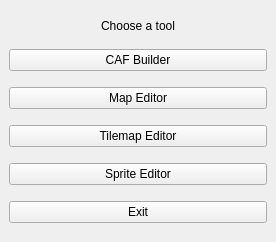
<?xml version="1.0" encoding="UTF-8"?>
<ui version="4.0">
 <class>ToolChooser</class>
 <widget class="QMainWindow" name="ToolChooser">
  <property name="geometry">
   <rect>
    <x>0</x>
    <y>0</y>
    <width>276</width>
    <height>242</height>
   </rect>
  </property>
  <property name="sizePolicy">
   <sizepolicy hsizetype="Fixed" vsizetype="Fixed">
    <horstretch>0</horstretch>
    <verstretch>0</verstretch>
   </sizepolicy>
  </property>
  <property name="windowTitle">
   <string>Comfy Tool</string>
  </property>
  <widget class="QWidget" name="centralwidget">
   <layout class="QVBoxLayout" name="vLayout_tools">
    <item>
     <widget class="QLabel" name="lbl_tool">
      <property name="sizePolicy">
       <sizepolicy hsizetype="Expanding" vsizetype="Fixed">
        <horstretch>1</horstretch>
        <verstretch>0</verstretch>
       </sizepolicy>
      </property>
      <property name="frameShape">
       <enum>QFrame::NoFrame</enum>
      </property>
      <property name="frameShadow">
       <enum>QFrame::Plain</enum>
      </property>
      <property name="text">
       <string>Choose a tool</string>
      </property>
      <property name="alignment">
       <set>Qt::AlignHCenter|Qt::AlignTop</set>
      </property>
     </widget>
    </item>
    <item>
     <widget class="QPushButton" name="pbtn_cafbuild">
      <property name="text">
       <string>CAF Builder</string>
      </property>
     </widget>
    </item>
    <item>
     <widget class="QPushButton" name="pbtn_mapedit">
      <property name="text">
       <string>Map Editor</string>
      </property>
     </widget>
    </item>
    <item>
     <widget class="QPushButton" name="pbtn_tilemapedit">
      <property name="text">
       <string>Tilemap Editor</string>
      </property>
     </widget>
    </item>
    <item>
     <widget class="QPushButton" name="pbtn_spriteedit">
      <property name="text">
       <string>Sprite Editor</string>
      </property>
     </widget>
    </item>
    <item>
     <widget class="QPushButton" name="pbtn_exit">
      <property name="text">
       <string>Exit</string>
      </property>
     </widget>
    </item>
   </layout>
  </widget>
 </widget>
 <resources/>
 <connections>
  <connection>
   <sender>pbtn_exit</sender>
   <signal>clicked()</signal>
   <receiver>ToolChooser</receiver>
   <slot>close()</slot>
   <hints>
    <hint type="sourcelabel">
     <x>137</x>
     <y>217</y>
    </hint>
    <hint type="destinationlabel">
     <x>137</x>
     <y>120</y>
    </hint>
   </hints>
  </connection>
  <connection>
   <sender>pbtn_mapedit</sender>
   <signal>clicked()</signal>
   <receiver>ToolChooser</receiver>
   <slot>close()</slot>
   <hints>
    <hint type="sourcelabel">
     <x>137</x>
     <y>91</y>
    </hint>
    <hint type="destinationlabel">
     <x>137</x>
     <y>120</y>
    </hint>
   </hints>
  </connection>
  <connection>
   <sender>pbtn_cafbuild</sender>
   <signal>clicked()</signal>
   <receiver>ToolChooser</receiver>
   <slot>close()</slot>
   <hints>
    <hint type="sourcelabel">
     <x>137</x>
     <y>49</y>
    </hint>
    <hint type="destinationlabel">
     <x>137</x>
     <y>120</y>
    </hint>
   </hints>
  </connection>
  <connection>
   <sender>pbtn_spriteedit</sender>
   <signal>clicked()</signal>
   <receiver>ToolChooser</receiver>
   <slot>close()</slot>
   <hints>
    <hint type="sourcelabel">
     <x>137</x>
     <y>175</y>
    </hint>
    <hint type="destinationlabel">
     <x>137</x>
     <y>120</y>
    </hint>
   </hints>
  </connection>
  <connection>
   <sender>pbtn_tilemapedit</sender>
   <signal>clicked()</signal>
   <receiver>ToolChooser</receiver>
   <slot>close()</slot>
   <hints>
    <hint type="sourcelabel">
     <x>137</x>
     <y>133</y>
    </hint>
    <hint type="destinationlabel">
     <x>137</x>
     <y>120</y>
    </hint>
   </hints>
  </connection>
 </connections>
</ui>
